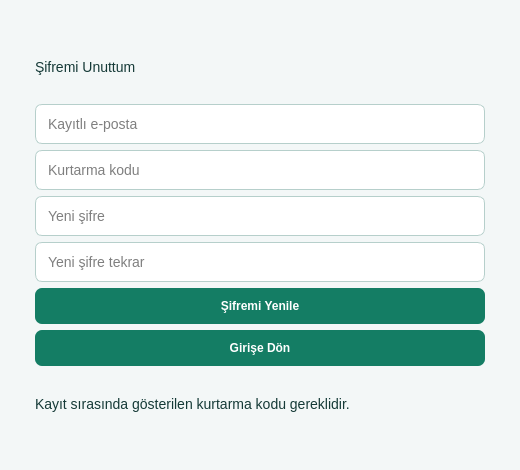
<?xml version="1.0" encoding="utf-8"?>
<ui version="4.0">
  <class>Form</class>
  <widget class="QWidget" name="Form">
    <property name="windowTitle">
      <string>Şifremi Unuttum</string>
    </property>
    <property name="minimumSize">
      <size>
        <width>520</width>
        <height>470</height>
      </size>
    </property>
    <property name="styleSheet">
      <string>QWidget#Form {background:#f3f7f7;} QLabel {color:#153a37;font-size:14px;} QLineEdit {padding:10px;border:1px solid #b6cfcb;border-radius:7px;background:white;font-size:14px;} QPushButton {padding:11px;background:#147d64;color:white;border-radius:7px;font-weight:bold;} QPushButton:hover {background:#0f604e;}</string>
    </property>
    <layout class="QVBoxLayout" name="verticalLayout">
      <property name="leftMargin">
        <number>35</number>
      </property>
      <property name="rightMargin">
        <number>35</number>
      </property>
      <property name="topMargin">
        <number>35</number>
      </property>
      <property name="bottomMargin">
        <number>35</number>
      </property>
      <item>
        <widget class="QLabel" name="lblTitle">
          <property name="text">
            <string>Şifremi Unuttum</string>
          </property>
        </widget>
      </item>
      <item>
        <widget class="QLineEdit" name="txtEmail">
          <property name="placeholderText">
            <string>Kayıtlı e-posta</string>
          </property>
        </widget>
      </item>
      <item>
        <widget class="QLineEdit" name="txtRecovery">
          <property name="placeholderText">
            <string>Kurtarma kodu</string>
          </property>
        </widget>
      </item>
      <item>
        <widget class="QLineEdit" name="txtNewPassword">
          <property name="placeholderText">
            <string>Yeni şifre</string>
          </property>
          <property name="echoMode">
            <enum>QLineEdit::Password</enum>
          </property>
        </widget>
      </item>
      <item>
        <widget class="QLineEdit" name="txtConfirm">
          <property name="placeholderText">
            <string>Yeni şifre tekrar</string>
          </property>
          <property name="echoMode">
            <enum>QLineEdit::Password</enum>
          </property>
        </widget>
      </item>
      <item>
        <widget class="QPushButton" name="btnReset">
          <property name="text">
            <string>Şifremi Yenile</string>
          </property>
        </widget>
      </item>
      <item>
        <widget class="QPushButton" name="btnBack">
          <property name="text">
            <string>Girişe Dön</string>
          </property>
        </widget>
      </item>
      <item>
        <widget class="QLabel" name="lblInfo">
          <property name="text">
            <string>Kayıt sırasında gösterilen kurtarma kodu gereklidir.</string>
          </property>
        </widget>
      </item>
    </layout>
  </widget>
  <resources/>
  <connections/>
</ui>
